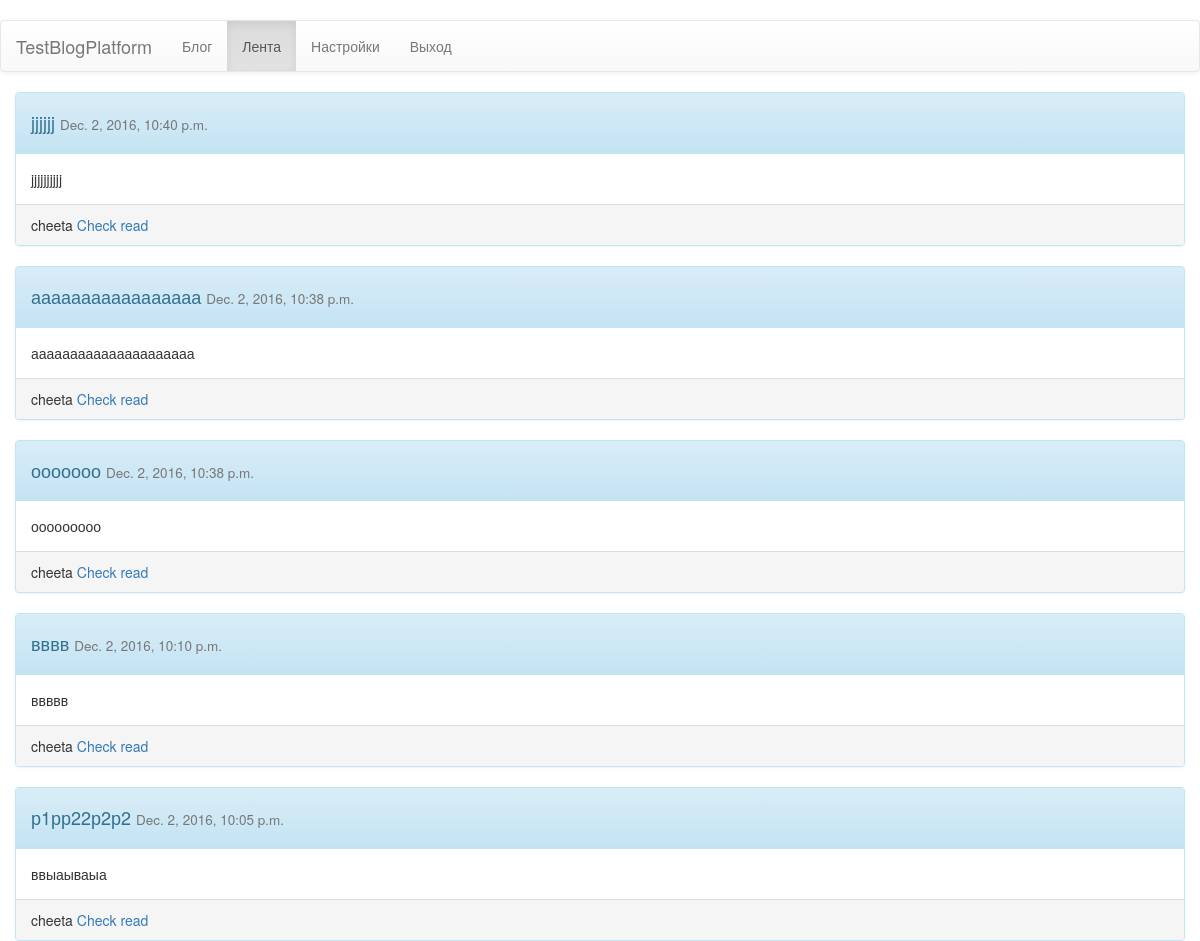
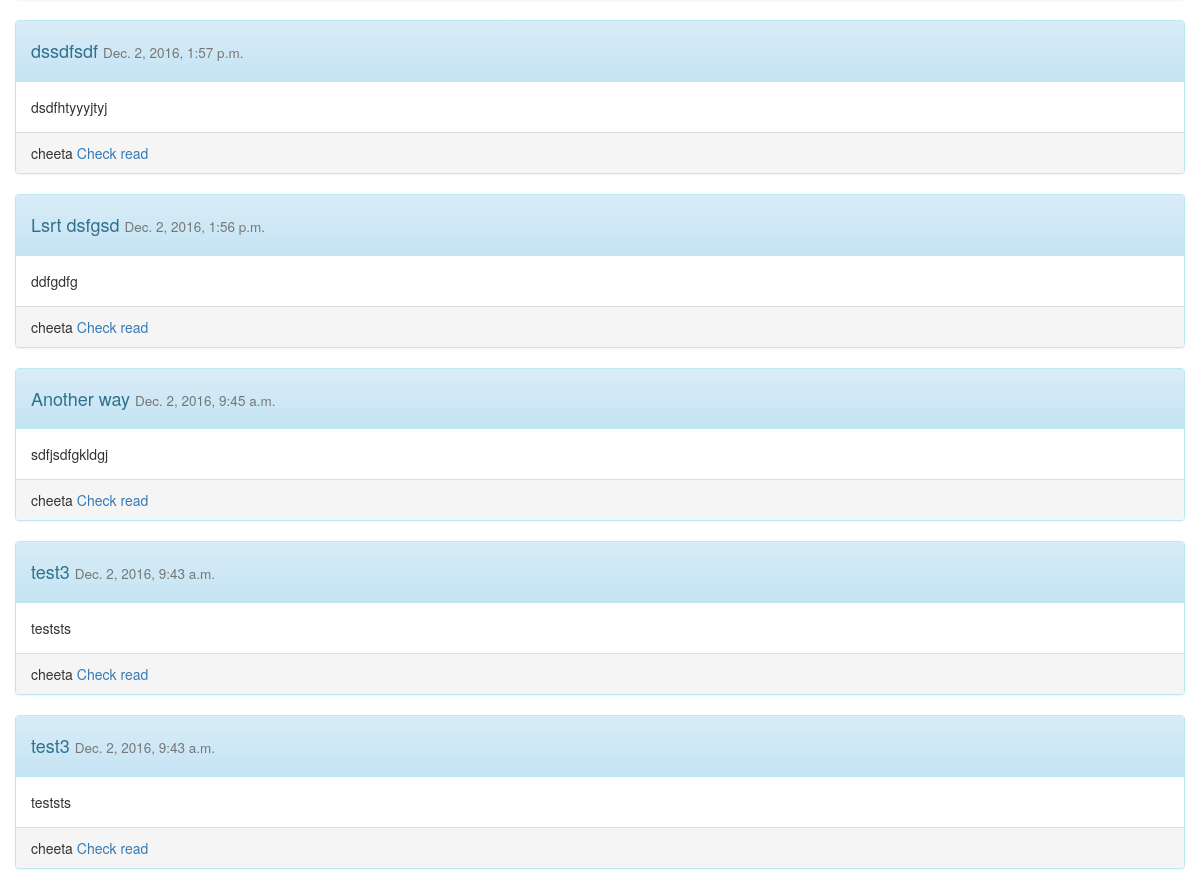
/feed/ (signed in), run on an earlier commit of the app's database (2 pictures, top to bottom).
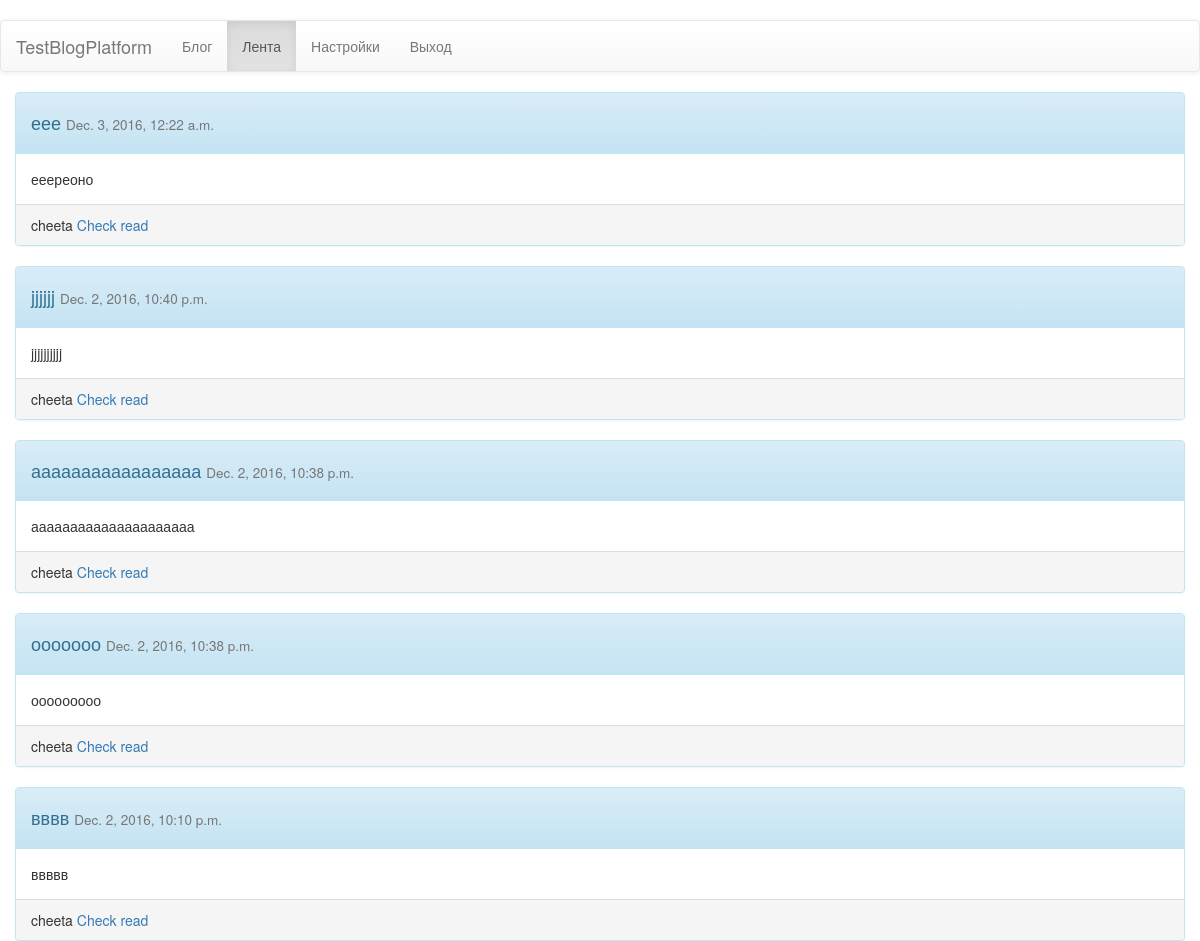
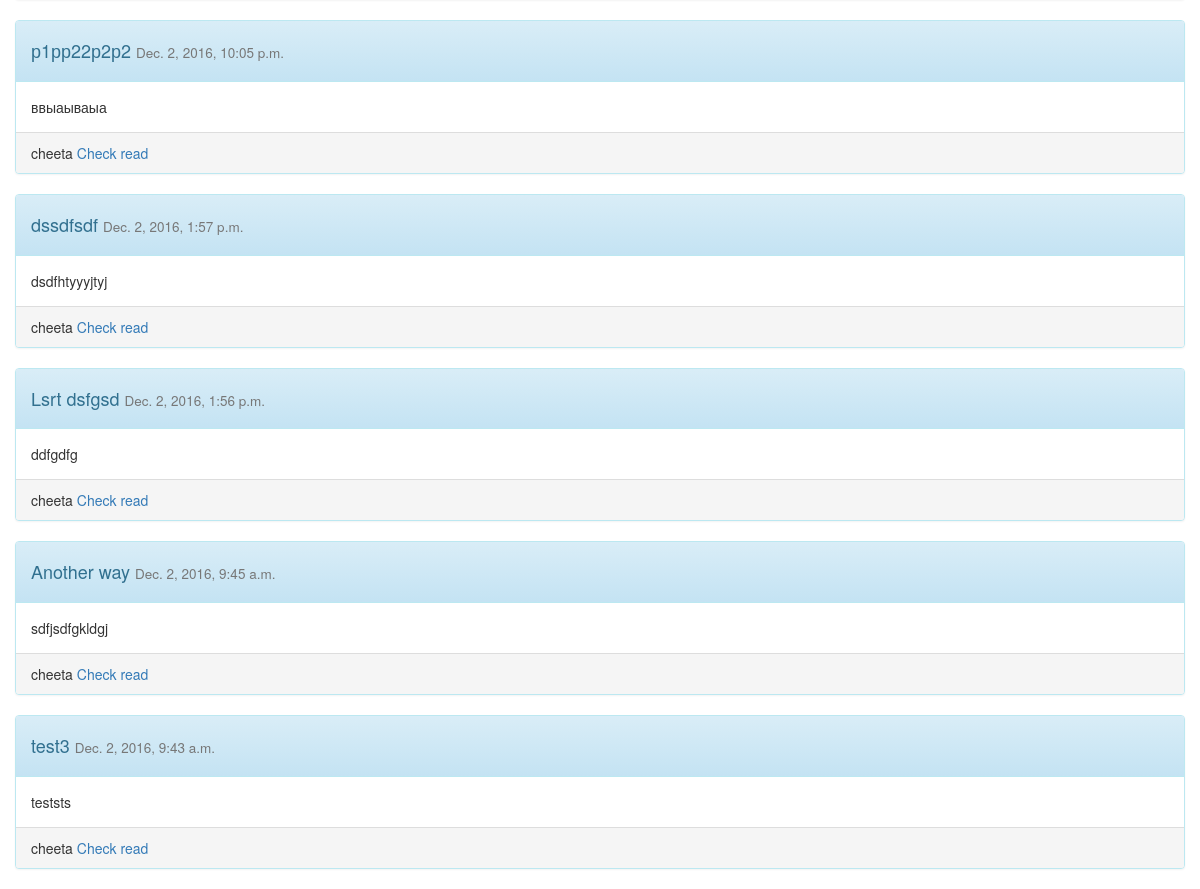
And on a later commit of the database (2 pictures, top to bottom).
### testblogapp/models.py (models this page shows, shortened)
class Post(models.Model):
    class Meta:
        ordering = ["-append_time"]
    title = models.CharField(max_length=50)
    text = models.TextField()
    author = models.ForeignKey(User)
    append_time = models.DateTimeField(auto_now=True, editable=False)
    objects = PostManager()

### testblogapp/views.py (the view)
# urls.py: url(r'^feed/$', views.FeedView.as_view()),
class FeedView(TemplateView):
    template_name = "testblogapp/feed.html"
    @method_decorator(login_required(login_url="./../login"))
    def dispatch(self, request, *args, **kwargs):
        return super(FeedView, self).dispatch(request, *args, **kwargs)
    def get_context_data(self, **kwargs):
        context = super(FeedView, self).get_context_data(**kwargs)
        context['posts'] = Post.objects.get_ten_unread(self.request.user)
        return context

### testblogapp/models.py (called while the page is built)
    def get_ten_unread(self, user):
        subscribes = [val[0] for val in list(Subscribe.objects.filter(user__exact=user).values_list("blog"))]
        read = [val[0] for val in list(Viewed.objects.filter(user__exact=user).values_list("post"))]
        posts = Post.objects.order_by("-append_time").filter(author__id__in=subscribes).exclude(id__in=read)[:10]
        return posts

### templates/testblogapp/feed.html (shortened to what this page needs)
﻿{% extends "testblogapp/template.html" %}
{%block urls %}
    <li><a href="./../blog">Блог</a></li>
    <li class="active"><a href="./../feed">Лента</a></li>
    <li><a href="./../settings">Настройки</a></li>
{% endblock %}
{% block content %}
<div class="container">
    {% for post in posts %}
        <div class="row">
            <div class="panel panel-default panel-info">
                <div class="panel-heading"><h4>{{post.title}} <small>{{post.append_time}}</small></h4></div>
                <div class="panel-body">
                    {{post.text}}
                </div>
                <div class="panel-footer">
                    {{post.author}}
                    <a href="./../setread?id={{post.id}}">Check read</a>
                </div>
            </div>
        </div>
    {% endfor %}
</div>
{% endblock %}

### templates/testblogapp/template.html (shortened to what this page needs)
<!doctype html>
<html lang="ru">
{% block head %}
    <head>
        <link rel="stylesheet" href="https://maxcdn.bootstrapcdn.com/bootstrap/3.3.7/css/bootstrap.min.css">
        <link rel="stylesheet" href="https://maxcdn.bootstrapcdn.com/bootstrap/3.3.7/css/bootstrap-theme.min.css">
</head>
{% endblock %}
<body>
{% block page %}
    <div class="conatiner-fluid">
	{% block navbar %}
        <nav class="navbar navbar-default">
                    <div class="navbar-header">
                        <a class="navbar-brand" href="./../"><p class="text-header">TestBlogPlatform</p></a>
                    </div>
                    <ul class="nav navbar-nav">
                        {% block urls %}{% endblock %}
                        <li><a href="./../logout">Выход</a></li>
                    </ul>
                </nav>
        </div>
	{% endblock %}
    {% block content %}{% endblock %}
{% endblock %}
</body>
</html>

### templates/testblogapp/template.html (style rules this page uses)
article, aside, details, figcaption, figure, footer,header, hgroup, menu, nav, section { display: block; }

What changed in the data, as far as the page shows it:
no longer on this page (row unchanged): Post: title "test3", append_time "Dec. 2, 2016, 9:43 a.m.", text "teststs", author "cheeta"
added Post: title "еее", append_time "Dec. 3, 2016, 12:22 a.m.", text "ееереоно", author "cheeta"
